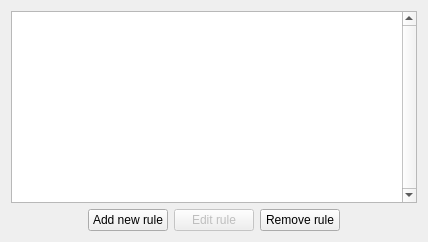
       <widget class="QWidget" name="tab_rules">
        <attribute name="title">
         <string>Rules</string>
        </attribute>
        <layout class="QVBoxLayout" name="verticalLayout_5">
         <item>
          <widget class="QListWidget" name="listWidget_rules">
           <property name="font">
            <font>
             <pointsize>12</pointsize>
            </font>
           </property>
           <property name="verticalScrollBarPolicy">
            <enum>Qt::ScrollBarAlwaysOn</enum>
           </property>
           <property name="alternatingRowColors">
            <bool>true</bool>
           </property>
           <property name="selectionMode">
            <enum>QAbstractItemView::MultiSelection</enum>
           </property>
           <property name="wordWrap">
            <bool>true</bool>
           </property>
           <property name="sortingEnabled">
            <bool>true</bool>
           </property>
          </widget>
         </item>
         <item>
          <layout class="QHBoxLayout" name="horizontalLayout">
           <item>
            <spacer name="horizontalSpacer_2">
             <property name="orientation">
              <enum>Qt::Horizontal</enum>
             </property>
             <property name="sizeType">
              <enum>QSizePolicy::Fixed</enum>
             </property>
             <property name="sizeHint" stdset="0">
              <size>
               <width>77</width>
               <height>20</height>
              </size>
             </property>
            </spacer>
           </item>
           <item>
            <widget class="QPushButton" name="pushButton_addRule">
             <property name="toolTip">
              <string>&lt;html&gt;&lt;head/&gt;&lt;body&gt;&lt;p&gt;Add a new rule to the list of rules. Opens a pop-up.&lt;/p&gt;&lt;p&gt;A new rule will automatically be assigned a number, counting from 0. If a rule was removed, the number of the rule removed will become available again.&lt;/p&gt;&lt;/body&gt;&lt;/html&gt;</string>
             </property>
             <property name="text">
              <string>Add new rule</string>
             </property>
            </widget>
           </item>
           <item>
            <widget class="QPushButton" name="pushButton_editRule">
             <property name="enabled">
              <bool>false</bool>
             </property>
             <property name="text">
              <string>Edit rule</string>
             </property>
            </widget>
           </item>
           <item>
            <widget class="QPushButton" name="pushButton_removeRule">
             <property name="toolTip">
              <string>&lt;html&gt;&lt;head/&gt;&lt;body&gt;&lt;p&gt;Remove a selected rule from the list of rules. &lt;/p&gt;&lt;/body&gt;&lt;/html&gt;</string>
             </property>
             <property name="text">
              <string>Remove rule</string>
             </property>
            </widget>
           </item>
           <item>
            <spacer name="horizontalSpacer_3">
             <property name="orientation">
              <enum>Qt::Horizontal</enum>
             </property>
             <property name="sizeType">
              <enum>QSizePolicy::Fixed</enum>
             </property>
             <property name="sizeHint" stdset="0">
              <size>
               <width>77</width>
               <height>20</height>
              </size>
             </property>
            </spacer>
           </item>
          </layout>
         </item>
        </layout>
       </widget>
